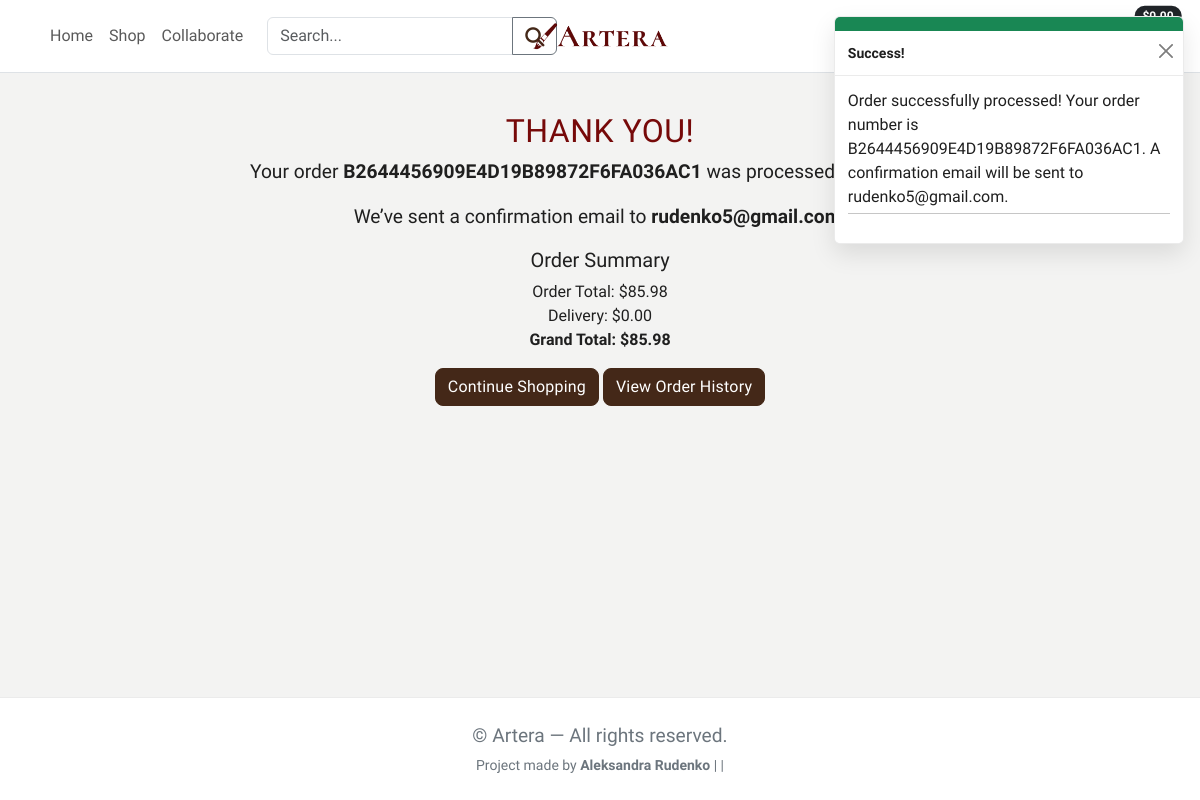
/checkout/success/B2644456909E4D19B89872F6FA036AC1/, run on the app's committed database.
### checkout/models.py (models this page shows, shortened)
class Order(models.Model):
    user = models.ForeignKey(settings.AUTH_USER_MODEL, null=True, blank=True, on_delete=models.SET_NULL, related_name='orders')
    order_number = models.CharField(max_length=32, null=False, editable=False)
    full_name = models.CharField(max_length=50,  null=False, blank=False)
    email = models.EmailField(max_length=254, null=False, blank=False)
    phone_number = models.CharField(max_length=20,  null=False, blank=False)
    country = CountryField(blank_label='Select country')
    postcode = models.CharField(max_length=20,  null=True,  blank=True)
    town_or_city = models.CharField(max_length=40,  null=False, blank=False)
    street_address1 = models.CharField(max_length=80, null=False, blank=False)
    street_address2 = models.CharField(max_length=80, null=True,  blank=True)
    county = models.CharField(max_length=80,  null=True,  blank=True)
    date = models.DateTimeField(auto_now_add=True)
    delivery_cost = models.DecimalField(max_digits=6,  decimal_places=2, null=False, default=0)
    order_total = models.DecimalField(max_digits=10, decimal_places=2, null=False, default=0)
    grand_total = models.DecimalField(max_digits=10, decimal_places=2, null=False, default=0)

### checkout/views.py (the view)
# urls.py: path('success/<order_number>/', views.checkout_success, name='checkout_success'),
def checkout_success(request, order_number):
    save_info = request.session.get('save_info')
    order = get_object_or_404(Order, order_number=order_number)
    messages.success(request, f'Order successfully processed! \
        Your order number is {order_number}. A confirmation \
        email will be sent to {order.email}.')
    if 'bag' in request.session:
        del request.session['bag']
    template = 'checkout/checkout_success.html'
    context = {
        'order': order,
    }
    return render(request, template, context)

### bag/contexts.py (called while the page is built, shortened)
def bag_contents(request):
    bag_items = []
    total = 0
    product_count = 0
    bag = request.session.get('bag', {})
    if total < getattr(settings, 'FREE_DELIVERY_THRESHOLD', 0):
        delivery = total * Decimal(getattr(settings, 'STANDARD_DELIVERY_PERCENTAGE', 0) / 100)
        free_delivery_delta = getattr(settings, 'FREE_DELIVERY_THRESHOLD', 0) - total
    else:
        delivery = 0
        free_delivery_delta = 0
    grand_total = delivery + total
    context = {
        'bag_items': bag_items,
        'total': total,
        'product_count': product_count,
        'delivery': delivery,
        'free_delivery_delta': free_delivery_delta,
        'free_delivery_threshold': getattr(settings, 'FREE_DELIVERY_THRESHOLD', 0),
        'grand_total': grand_total,
    }
    return context

### checkout/templates/checkout/checkout_success.html
{% extends "base.html" %}
{% block content %}
<div class="container my-5">
    <div class="row d-flex justify-content-center text-center">
        <div class="col-12">
            <h2>Thank you!</h2>
            <p>Your order <strong>{{ order.order_number }}</strong> was processed successfully.</p>
            <p>We’ve sent a confirmation email to <strong>{{ order.email }}</strong>.</p>
        </div>
        <div class="col-12">
            <h5>Order Summary</h5>
            <ul class="list-unstyled">
                <li>Order Total: ${{ order.order_total|floatformat:2 }}</li>
                <li>Delivery: ${{ order.delivery_cost|floatformat:2 }}</li>
                <li><strong>Grand Total: ${{ order.grand_total|floatformat:2 }}</strong></li>
            </ul>
            <a href="{% url 'all_artworks' %}" class="btn btn-dark">Continue Shopping</a>
            <a href="{% url 'library' %}" class="btn btn-dark">View Order History</a>
        </div>
    </div>
</div>
{% endblock %}

### static/css/base.css (style rules this page uses)
:root { --primary-font: "Cardo", serif; --primary-color: #442818; --secondary-color: #760909; --accent-1: #C2D2C2; --accent-1-dark: #2D4739; --bg-color: #F3F3F2; --surface: #FFFFFF; --ink: #1f1f1f; --muted: #6c757d; --border: rgba(0, 0, 0, .08); --shadow-sm: 0 6px 18px rgba(0, 0, 0, .08); --shadow-md: 0 10px 24px rgba(0, 0, 0, .1); --radius: 12px; }
body { font-family: var(--primary-font); background: var(--bg-color); color: var(--ink); display: flex; flex-direction: column; min-height: 100vh; }
h1, h2 { font-family: var(--primary-font); color: var(--secondary-color); letter-spacing: 0.5px; text-transform: uppercase; }
p { font-size: 1.2rem; }
.btn-dark { background: var(--primary-color); border-color: var(--primary-color); color: #fff; border-radius: 8px; letter-spacing: 0.2px; }
a { color: var(--primary-color); text-decoration: none; }

### data on the page
Order: order_number "B2644456909E4D19B89872F6FA036AC1", email "rudenko5@gmail.com", order_total "85.98", delivery_cost "0.00", grand_total "85.98"

### other printed values
{{ message }} "Order successfully processed! Your order number is B2644456909E4D19B89872F6FA036AC1. A confirmation email will be sent to rudenko5@gmail.com."
